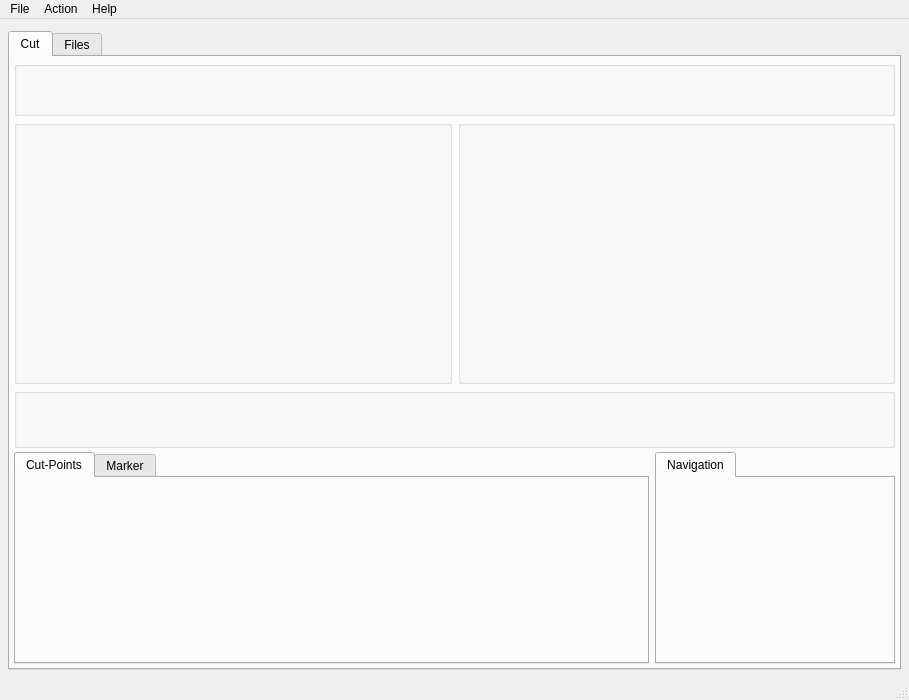
<ui version="4.0" >
 <class>TTCutMainWindowForm</class>
 <widget class="QMainWindow" name="TTCutMainWindowForm" >
  <property name="geometry" >
   <rect>
    <x>0</x>
    <y>0</y>
    <width>909</width>
    <height>700</height>
   </rect>
  </property>
  <property name="minimumSize" >
   <size>
    <width>900</width>
    <height>700</height>
   </size>
  </property>
  <property name="windowTitle" >
   <string>MainWindow</string>
  </property>
  <widget class="QWidget" name="centralwidget" >
   <layout class="QGridLayout" name="gridLayout" >
    <property name="leftMargin" >
     <number>8</number>
    </property>
    <property name="topMargin" >
     <number>12</number>
    </property>
    <property name="rightMargin" >
     <number>8</number>
    </property>
    <property name="bottomMargin" >
     <number>8</number>
    </property>
    <property name="horizontalSpacing" >
     <number>4</number>
    </property>
    <property name="verticalSpacing" >
     <number>6</number>
    </property>
    <item row="0" column="0" >
     <widget class="QTabWidget" name="tabFileView" >
      <property name="sizePolicy" >
       <sizepolicy vsizetype="Expanding" hsizetype="Expanding" >
        <horstretch>1</horstretch>
        <verstretch>1</verstretch>
       </sizepolicy>
      </property>
      <property name="currentIndex" >
       <number>0</number>
      </property>
      <widget class="QWidget" name="tab" >
       <attribute name="title" >
        <string>Cut</string>
       </attribute>
       <layout class="QGridLayout" name="gridLayout_2" >
        <property name="margin" >
         <number>4</number>
        </property>
        <property name="spacing" >
         <number>4</number>
        </property>
        <item row="0" column="0" >
         <widget class="TTCutVideoInfo" name="videoFileInfo" >
          <property name="sizePolicy" >
           <sizepolicy vsizetype="Fixed" hsizetype="Expanding" >
            <horstretch>1</horstretch>
            <verstretch>1</verstretch>
           </sizepolicy>
          </property>
          <property name="minimumSize" >
           <size>
            <width>0</width>
            <height>55</height>
           </size>
          </property>
          <property name="maximumSize" >
           <size>
            <width>16777215</width>
            <height>55</height>
           </size>
          </property>
          <property name="sizeIncrement" >
           <size>
            <width>1</width>
            <height>1</height>
           </size>
          </property>
          <property name="title" >
           <string/>
          </property>
         </widget>
        </item>
        <item row="1" column="0" >
         <layout class="QHBoxLayout" name="horizontalLayout" >
          <property name="spacing" >
           <number>6</number>
          </property>
          <property name="sizeConstraint" >
           <enum>QLayout::SetDefaultConstraint</enum>
          </property>
          <item>
           <widget class="TTCutOutFrame" name="cutOutFrame" >
            <property name="sizePolicy" >
             <sizepolicy vsizetype="Preferred" hsizetype="Preferred" >
              <horstretch>4</horstretch>
              <verstretch>8</verstretch>
             </sizepolicy>
            </property>
            <property name="minimumSize" >
             <size>
              <width>400</width>
              <height>264</height>
             </size>
            </property>
            <property name="sizeIncrement" >
             <size>
              <width>1</width>
              <height>4</height>
             </size>
            </property>
            <property name="baseSize" >
             <size>
              <width>1</width>
              <height>260</height>
             </size>
            </property>
            <property name="title" >
             <string/>
            </property>
           </widget>
          </item>
          <item>
           <widget class="TTCurrentFrame" name="currentFrame" >
            <property name="sizePolicy" >
             <sizepolicy vsizetype="Preferred" hsizetype="Preferred" >
              <horstretch>4</horstretch>
              <verstretch>8</verstretch>
             </sizepolicy>
            </property>
            <property name="minimumSize" >
             <size>
              <width>400</width>
              <height>264</height>
             </size>
            </property>
            <property name="sizeIncrement" >
             <size>
              <width>1</width>
              <height>4</height>
             </size>
            </property>
            <property name="baseSize" >
             <size>
              <width>1</width>
              <height>260</height>
             </size>
            </property>
            <property name="title" >
             <string/>
            </property>
           </widget>
          </item>
         </layout>
        </item>
        <item row="2" column="0" >
         <widget class="TTStreamNavigator" name="streamNavigator" >
          <property name="sizePolicy" >
           <sizepolicy vsizetype="Fixed" hsizetype="Preferred" >
            <horstretch>0</horstretch>
            <verstretch>0</verstretch>
           </sizepolicy>
          </property>
          <property name="minimumSize" >
           <size>
            <width>0</width>
            <height>60</height>
           </size>
          </property>
          <property name="maximumSize" >
           <size>
            <width>16777215</width>
            <height>60</height>
           </size>
          </property>
          <property name="title" >
           <string/>
          </property>
         </widget>
        </item>
        <item row="3" column="0" >
         <layout class="QHBoxLayout" name="horizontalLayout_2" >
          <property name="spacing" >
           <number>6</number>
          </property>
          <property name="sizeConstraint" >
           <enum>QLayout::SetMinimumSize</enum>
          </property>
          <item>
           <widget class="QTabWidget" name="cutListTab" >
            <property name="sizePolicy" >
             <sizepolicy vsizetype="Minimum" hsizetype="Preferred" >
              <horstretch>4</horstretch>
              <verstretch>1</verstretch>
             </sizepolicy>
            </property>
            <property name="minimumSize" >
             <size>
              <width>600</width>
              <height>180</height>
             </size>
            </property>
            <property name="maximumSize" >
             <size>
              <width>16777215</width>
              <height>220</height>
             </size>
            </property>
            <property name="sizeIncrement" >
             <size>
              <width>0</width>
              <height>1</height>
             </size>
            </property>
            <property name="baseSize" >
             <size>
              <width>0</width>
              <height>190</height>
             </size>
            </property>
            <property name="currentIndex" >
             <number>0</number>
            </property>
            <widget class="QWidget" name="tab_4" >
             <attribute name="title" >
              <string>Cut-Points</string>
             </attribute>
             <layout class="QGridLayout" name="gridLayout_3" >
              <property name="margin" >
               <number>0</number>
              </property>
              <property name="spacing" >
               <number>0</number>
              </property>
              <item row="0" column="0" >
               <widget class="TTCutTreeView" native="1" name="cutList" >
                <property name="sizePolicy" >
                 <sizepolicy vsizetype="Minimum" hsizetype="Minimum" >
                  <horstretch>4</horstretch>
                  <verstretch>1</verstretch>
                 </sizepolicy>
                </property>
               </widget>
              </item>
             </layout>
            </widget>
            <widget class="QWidget" name="tab_3" >
             <attribute name="title" >
              <string>Marker</string>
             </attribute>
             <layout class="QGridLayout" name="gridLayout_8" >
              <property name="margin" >
               <number>0</number>
              </property>
              <property name="spacing" >
               <number>0</number>
              </property>
              <item row="0" column="0" >
               <widget class="TTMarkerTreeView" native="1" name="markerList" />
              </item>
             </layout>
            </widget>
           </widget>
          </item>
          <item>
           <widget class="QTabWidget" name="tabWidget" >
            <property name="sizePolicy" >
             <sizepolicy vsizetype="Minimum" hsizetype="Preferred" >
              <horstretch>1</horstretch>
              <verstretch>1</verstretch>
             </sizepolicy>
            </property>
            <property name="minimumSize" >
             <size>
              <width>240</width>
              <height>180</height>
             </size>
            </property>
            <property name="maximumSize" >
             <size>
              <width>240</width>
              <height>220</height>
             </size>
            </property>
            <property name="baseSize" >
             <size>
              <width>0</width>
              <height>190</height>
             </size>
            </property>
            <property name="tabPosition" >
             <enum>QTabWidget::North</enum>
            </property>
            <property name="currentIndex" >
             <number>0</number>
            </property>
            <widget class="QWidget" name="tab_5" >
             <attribute name="title" >
              <string>Navigation</string>
             </attribute>
             <layout class="QGridLayout" name="gridLayout_4" >
              <property name="margin" >
               <number>0</number>
              </property>
              <property name="spacing" >
               <number>0</number>
              </property>
              <item row="0" column="0" >
               <widget class="TTCutFrameNavigation" native="1" name="navigation" >
                <property name="sizePolicy" >
                 <sizepolicy vsizetype="Minimum" hsizetype="Minimum" >
                  <horstretch>1</horstretch>
                  <verstretch>1</verstretch>
                 </sizepolicy>
                </property>
                <property name="minimumSize" >
                 <size>
                  <width>0</width>
                  <height>0</height>
                 </size>
                </property>
               </widget>
              </item>
             </layout>
            </widget>
           </widget>
          </item>
         </layout>
        </item>
       </layout>
      </widget>
      <widget class="QWidget" name="tab_2" >
       <attribute name="title" >
        <string>Files</string>
       </attribute>
       <layout class="QGridLayout" name="gridLayout_5" >
        <property name="horizontalSpacing" >
         <number>2</number>
        </property>
        <property name="verticalSpacing" >
         <number>40</number>
        </property>
        <property name="margin" >
         <number>4</number>
        </property>
        <item row="0" column="0" >
         <widget class="QGroupBox" name="videoList" >
          <property name="sizePolicy" >
           <sizepolicy vsizetype="Preferred" hsizetype="Preferred" >
            <horstretch>0</horstretch>
            <verstretch>4</verstretch>
           </sizepolicy>
          </property>
          <property name="title" >
           <string>Video Files</string>
          </property>
          <layout class="QGridLayout" name="gridLayout_7" >
           <property name="margin" >
            <number>4</number>
           </property>
           <property name="spacing" >
            <number>0</number>
           </property>
           <item row="0" column="0" >
            <widget class="TTVideoTreeView" native="1" name="videoFileList" />
           </item>
          </layout>
         </widget>
        </item>
        <item row="1" column="0" >
         <widget class="QGroupBox" name="audioFileInfo" >
          <property name="sizePolicy" >
           <sizepolicy vsizetype="Preferred" hsizetype="Preferred" >
            <horstretch>0</horstretch>
            <verstretch>6</verstretch>
           </sizepolicy>
          </property>
          <property name="title" >
           <string>Audio Files</string>
          </property>
          <layout class="QGridLayout" name="gridLayout_6" >
           <property name="margin" >
            <number>4</number>
           </property>
           <property name="spacing" >
            <number>0</number>
           </property>
           <item row="0" column="0" >
            <widget class="TTAudioTreeView" native="1" name="audioFileList" />
           </item>
          </layout>
         </widget>
        </item>
       </layout>
      </widget>
     </widget>
    </item>
   </layout>
  </widget>
  <widget class="QMenuBar" name="menubar" >
   <property name="geometry" >
    <rect>
     <x>0</x>
     <y>0</y>
     <width>909</width>
     <height>22</height>
    </rect>
   </property>
   <widget class="QMenu" name="menuHelp" >
    <property name="title" >
     <string>Help</string>
    </property>
    <addaction name="actionAbout" />
   </widget>
   <widget class="QMenu" name="menuAction" >
    <property name="title" >
     <string>Action</string>
    </property>
    <addaction name="separator" />
    <addaction name="actionSaveCurrentFrame" />
    <addaction name="separator" />
    <addaction name="actionSettings" />
   </widget>
   <widget class="QMenu" name="menuFile" >
    <property name="title" >
     <string>File</string>
    </property>
    <property name="icon" >
     <iconset>
      <normaloff>../../ttcut_mac/ui</normaloff>../../ttcut_mac/ui</iconset>
    </property>
    <widget class="QMenu" name="menuRecentProjects" >
     <property name="title" >
      <string>Recent Projects</string>
     </property>
    </widget>
    <addaction name="actionOpenVideo" />
    <addaction name="actionOpenAudio" />
    <addaction name="separator" />
    <addaction name="actionFileNew" />
    <addaction name="actionFileOpen" />
    <addaction name="actionFileSave" />
    <addaction name="actionFileSaveAs" />
    <addaction name="separator" />
    <addaction name="menuRecentProjects" />
    <addaction name="separator" />
    <addaction name="actionExit" />
   </widget>
   <addaction name="menuFile" />
   <addaction name="menuAction" />
   <addaction name="menuHelp" />
  </widget>
  <widget class="QStatusBar" name="statusbar" />
  <action name="actionFileNew" >
   <property name="icon" >
    <iconset resource="../../ttcut_mac/ui/mainwindow.qrc" >
     <normaloff>:/pixmaps/pixmaps/filenew_16.xpm</normaloff>:/pixmaps/pixmaps/filenew_16.xpm</iconset>
   </property>
   <property name="text" >
    <string>New Project</string>
   </property>
   <property name="iconText" >
    <string>New Project</string>
   </property>
   <property name="toolTip" >
    <string>New Project</string>
   </property>
   <property name="shortcut" >
    <string/>
   </property>
  </action>
  <action name="actionFileOpen" >
   <property name="icon" >
    <iconset resource="../../ttcut_mac/ui/mainwindow.qrc" >
     <normaloff>:/pixmaps/pixmaps/fileopen_16.xpm</normaloff>:/pixmaps/pixmaps/fileopen_16.xpm</iconset>
   </property>
   <property name="text" >
    <string>Open Project...</string>
   </property>
   <property name="iconText" >
    <string>Open Project</string>
   </property>
   <property name="toolTip" >
    <string>Open Project file</string>
   </property>
  </action>
  <action name="actionFileSave" >
   <property name="icon" >
    <iconset resource="../../ttcut_mac/ui/mainwindow.qrc" >
     <normaloff>:/pixmaps/pixmaps/filesave_16.xpm</normaloff>:/pixmaps/pixmaps/filesave_16.xpm</iconset>
   </property>
   <property name="text" >
    <string>Save Project</string>
   </property>
   <property name="iconText" >
    <string>Save Project</string>
   </property>
   <property name="toolTip" >
    <string>Save Project file</string>
   </property>
  </action>
  <action name="actionFileSaveAs" >
   <property name="icon" >
    <iconset resource="../../ttcut_mac/ui/mainwindow.qrc" >
     <normaloff>:/pixmaps/pixmaps/filesaveas_16.xpm</normaloff>:/pixmaps/pixmaps/filesaveas_16.xpm</iconset>
   </property>
   <property name="text" >
    <string>Save Project as...</string>
   </property>
   <property name="iconText" >
    <string>Save Project as</string>
   </property>
   <property name="toolTip" >
    <string>Save Project under new file name</string>
   </property>
  </action>
  <action name="actionExit" >
   <property name="icon" >
    <iconset resource="../../ttcut_mac/ui/mainwindow.qrc" >
     <normaloff>:/pixmaps/pixmaps/exit_16.xpm</normaloff>:/pixmaps/pixmaps/exit_16.xpm</iconset>
   </property>
   <property name="text" >
    <string>Exit</string>
   </property>
  </action>
  <action name="actionSaveCurrentFrame" >
   <property name="icon" >
    <iconset resource="../../ttcut_mac/ui/mainwindow.qrc" >
     <normaloff>:/pixmaps/pixmaps/saveimage_16.xpm</normaloff>:/pixmaps/pixmaps/saveimage_16.xpm</iconset>
   </property>
   <property name="text" >
    <string>Save current frame...</string>
   </property>
  </action>
  <action name="actionSettings" >
   <property name="icon" >
    <iconset resource="../../ttcut_mac/ui/mainwindow.qrc" >
     <normaloff>:/pixmaps/pixmaps/settings_16.xpm</normaloff>:/pixmaps/pixmaps/settings_16.xpm</iconset>
   </property>
   <property name="text" >
    <string>Settings...</string>
   </property>
   <property name="shortcut" >
    <string/>
   </property>
  </action>
  <action name="actionAbout" >
   <property name="text" >
    <string>About</string>
   </property>
  </action>
  <action name="actionOpenVideo" >
   <property name="icon" >
    <iconset resource="../../ttcut_mac/ui/mainwindow.qrc" >
     <normaloff>:/pixmaps/pixmaps/fileopen_16.xpm</normaloff>:/pixmaps/pixmaps/fileopen_16.xpm</iconset>
   </property>
   <property name="text" >
    <string>Open Video...</string>
   </property>
   <property name="iconText" >
    <string>Open Video...</string>
   </property>
   <property name="toolTip" >
    <string>Open Video...</string>
   </property>
  </action>
  <action name="actionOpenAudio" >
   <property name="icon" >
    <iconset resource="../../ttcut_mac/ui/mainwindow.qrc" >
     <normaloff>:/pixmaps/pixmaps/fileopen_16.xpm</normaloff>:/pixmaps/pixmaps/fileopen_16.xpm</iconset>
   </property>
   <property name="text" >
    <string>Open Audio...</string>
   </property>
   <property name="iconText" >
    <string>Open Audio...</string>
   </property>
   <property name="toolTip" >
    <string>Open Audio...</string>
   </property>
  </action>
 </widget>
 <customwidgets>
  <customwidget>
   <class>TTStreamNavigator</class>
   <extends>QGroupBox</extends>
   <header>../gui/ttstreamnavigator.h</header>
   <container>1</container>
  </customwidget>
  <customwidget>
   <class>TTCurrentFrame</class>
   <extends>QGroupBox</extends>
   <header>../gui/ttcurrentframe.h</header>
   <container>1</container>
  </customwidget>
  <customwidget>
   <class>TTCutVideoInfo</class>
   <extends>QGroupBox</extends>
   <header>../gui/ttcutvideoinfo.h</header>
   <container>1</container>
  </customwidget>
  <customwidget>
   <class>TTCutOutFrame</class>
   <extends>QGroupBox</extends>
   <header>../gui/ttcutoutframe.h</header>
   <container>1</container>
  </customwidget>
  <customwidget>
   <class>TTCutTreeView</class>
   <extends>QWidget</extends>
   <header>../gui/ttcuttreeview.h</header>
   <container>1</container>
  </customwidget>
  <customwidget>
   <class>TTCutFrameNavigation</class>
   <extends>QWidget</extends>
   <header>../gui/ttcutframenavigation.h</header>
   <container>1</container>
  </customwidget>
  <customwidget>
   <class>TTAudioTreeView</class>
   <extends>QWidget</extends>
   <header>../gui/ttaudiotreeview.h</header>
   <container>1</container>
  </customwidget>
  <customwidget>
   <class>TTVideoTreeView</class>
   <extends>QWidget</extends>
   <header>../gui/ttvideotreeview.h</header>
   <container>1</container>
  </customwidget>
  <customwidget>
   <class>TTMarkerTreeView</class>
   <extends>QWidget</extends>
   <header>../gui/ttmarkertreeview.h</header>
   <container>1</container>
  </customwidget>
 </customwidgets>
 <resources>
  <include location="../../ttcut_mac/ui/mainwindow.qrc" />
 </resources>
 <connections/>
</ui>
